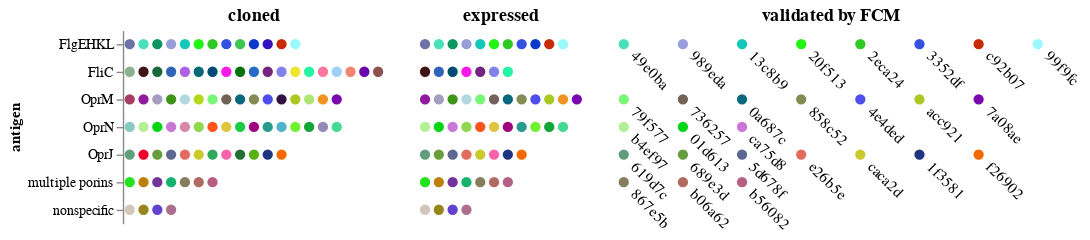

The code cell stored with this chart in its notebook:
### Markdown cell above
Assemble figure panel

### Code cell
(chart1 | chart2 | chart3).resolve_axis(y='shared').configure_view(strokeWidth=0)
